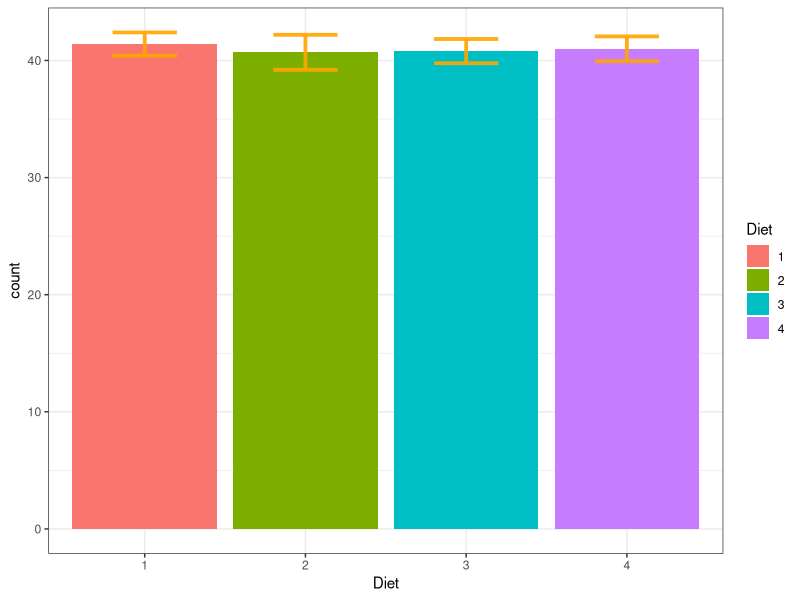
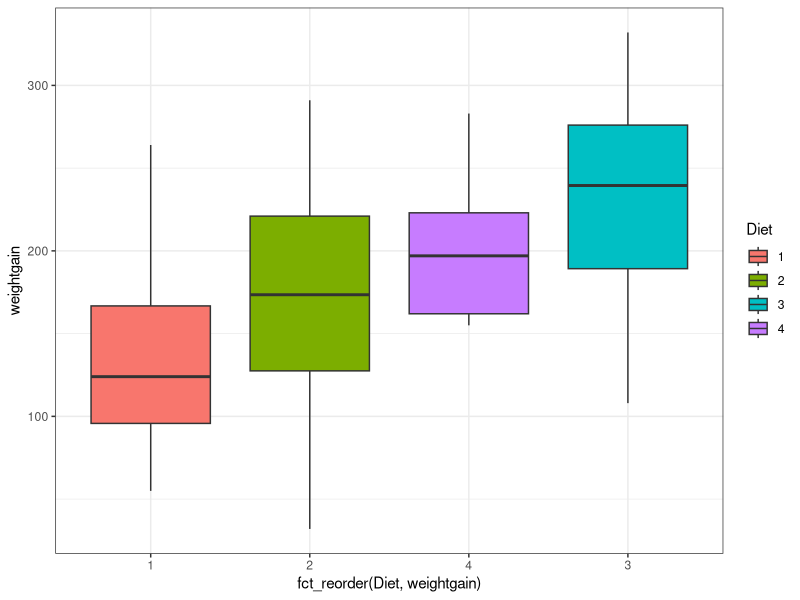
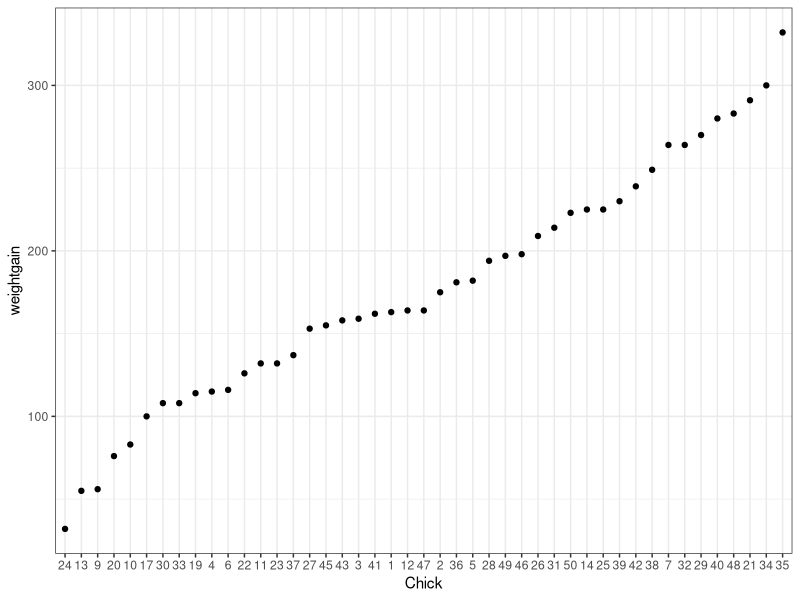
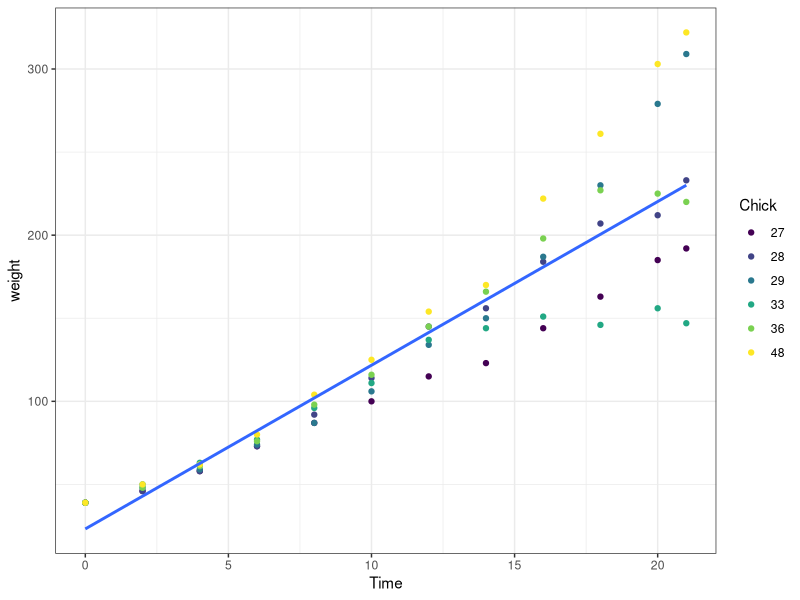
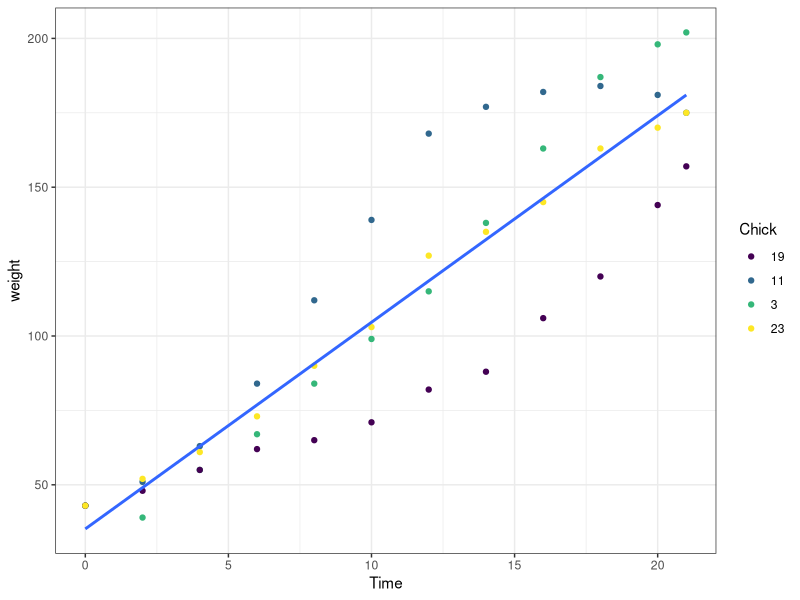
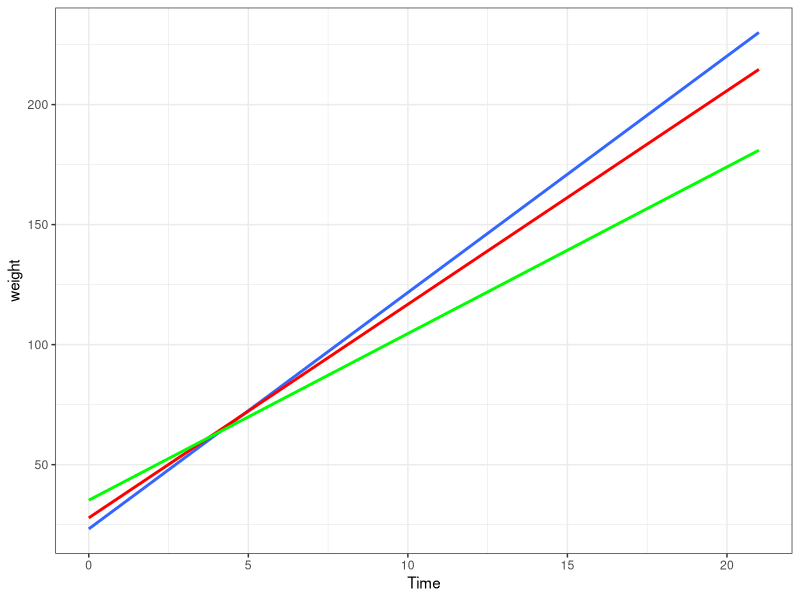
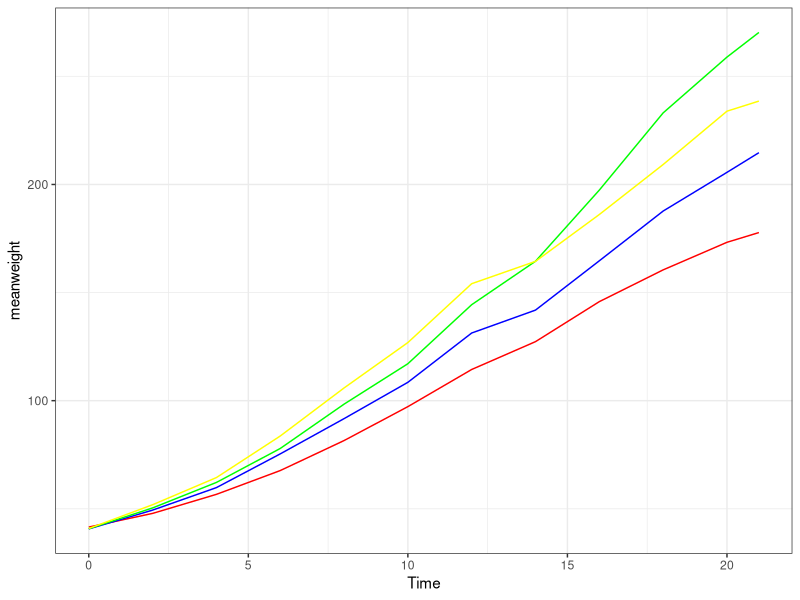

Write R code to recreate these figures, in order.
## ---- chunk 1
knitr::opts_chunk$set(echo = TRUE)
library(ggplot2)
library(tidyverse)
library(datasets)
## ---- chunk 2
weight0 <- ChickWeight %>% 
  filter(Time == 0) %>% 
  group_by(Diet) %>% 
  summarise(mean = mean(weight),
            SD = sd(weight, na.rm=TRUE),
            n=n())
weight0
## ---- chunk 3
weight0 %>% 
  ggplot(aes(x=Diet,weight=mean, fill=Diet))+geom_bar()+theme_bw()+geom_errorbar( aes(x=Diet, ymin=mean-SD, ymax=mean+SD), width=0.4, colour="orange", alpha=0.9, size=1.3)
## ---- chunk 4
complete <- ChickWeight %>% 
  group_by(Chick) %>% 
  mutate(total = n()) %>% 
  filter(total == 12)
head(complete, n=3)
## ---- chunk 5
complete <- complete %>% 
  group_by(Chick) %>% 
  mutate(weightgain = weight - weight[Time == 0])
head(complete, n=3)
## ---- chunk 6
complete %>% 
  filter(Time == 21) %>% 
  ggplot(aes(x=fct_reorder(Diet,weightgain), y=weightgain, fill=Diet))+geom_boxplot()+theme_bw()
## ---- chunk 7
complete %>% 
  filter(Time == 21) %>% 
  ungroup(Chick) %>% 
  mutate(Chick=fct_reorder(Chick, weightgain)) %>% 
  ggplot(aes(x=Chick, y=weightgain))+geom_point()+theme_bw()
## ---- chunk 8
complete %>% 
  filter(Time == 21) %>% 
  arrange(weightgain) %>% 
  select(Chick, Diet, weightgain) %>% 
  head(n=2)

complete %>%
  filter(Time == 21) %>% 
  arrange(desc(weightgain)) %>% 
  select(Chick, Diet, weightgain) %>% 
  head(n=2)
## ---- chunk 9
complete %>% 
  arrange(weight, Time) %>% 
  head(n=7)

completeleast <- complete %>% 
  filter(Chick %in% c('27','28','29','33','36','48'))

completeleast %>% 
  ggplot(aes(x=Time, y=weight))+geom_point(aes(color=Chick))+geom_smooth(method="lm", se=FALSE)+theme_bw()
## ---- chunk 10
complete %>% 
  filter(Time==0) %>% 
  arrange(desc(weight)) %>% 
  head(n=6)

completemost <- complete %>% 
  filter(Chick %in% c('3','11','19','23'))

completemost %>% 
  ggplot(aes(x=Time, y=weight))+geom_point(aes(color=Chick))+geom_smooth(method="lm", se=FALSE)+theme_bw()
## ---- chunk 11
completeAvg <- complete %>% 
  group_by(Time) %>% 
  mutate(meanweight = mean(weight))

ggplot()+geom_smooth(data = completeleast, aes(x=Time, y=weight),method='lm',se=FALSE)+
  geom_smooth(data = completeAvg, aes(x=Time, y=weight),method='lm',se=FALSE,color='red')+
  geom_smooth(data = completemost, aes(x=Time, y=weight),method='lm',se=FALSE, color='green')+
  theme_bw()
## ---- chunk 12
complete1 <- complete %>% 
  filter(Diet == 1) %>% 
  group_by(Time) %>% 
  mutate(meanweight = mean(weight))
complete2 <- complete %>% 
  filter(Diet == 2) %>% 
  group_by(Time) %>% 
  mutate(meanweight = mean(weight)) 
complete3 <- complete %>% 
  filter(Diet== 3) %>% 
  group_by(Time) %>% 
  mutate(meanweight = mean(weight))
complete4 <- complete %>% 
  filter(Diet == 4) %>% 
  group_by(Time) %>% 
  mutate(meanweight = mean(weight))  

ggplot()+geom_line(data = complete1, aes(x=Time, y=meanweight),color="red")+
  geom_line(data = complete2, aes(x=Time, y=meanweight),color="blue")+
  geom_line(data = complete3, aes(x=Time, y=meanweight),color="green")+
  geom_line(data = complete4, aes(x=Time, y=meanweight),color="yellow")+theme_bw()
